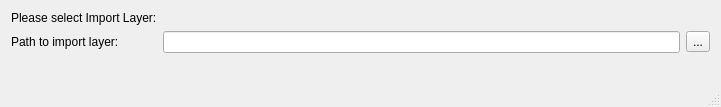
<?xml version="1.0" encoding="UTF-8"?>
<ui version="4.0">
 <class>Dialog</class>
 <widget class="QDialog" name="Dialog">
  <property name="geometry">
   <rect>
    <x>0</x>
    <y>0</y>
    <width>721</width>
    <height>107</height>
   </rect>
  </property>
  <property name="windowTitle">
   <string>Incremental Layer Import</string>
  </property>
  <property name="sizeGripEnabled">
   <bool>true</bool>
  </property>
  <layout class="QGridLayout" name="gridLayout">
   <item row="0" column="0">
    <widget class="QLabel" name="label_2">
     <property name="text">
      <string>Please select Import Layer:</string>
     </property>
    </widget>
   </item>
   <item row="1" column="2">
    <widget class="QToolButton" name="import_layer_btn">
     <property name="text">
      <string>...</string>
     </property>
    </widget>
   </item>
   <item row="1" column="0">
    <widget class="QLabel" name="label">
     <property name="text">
      <string>Path to import layer:</string>
     </property>
    </widget>
   </item>
   <item row="1" column="1">
    <widget class="QLineEdit" name="lne_import_layer_path"/>
   </item>
   <item row="2" column="1">
    <spacer name="verticalSpacer">
     <property name="orientation">
      <enum>Qt::Vertical</enum>
     </property>
     <property name="sizeHint" stdset="0">
      <size>
       <width>20</width>
       <height>40</height>
      </size>
     </property>
    </spacer>
   </item>
  </layout>
 </widget>
 <resources/>
 <connections/>
</ui>
